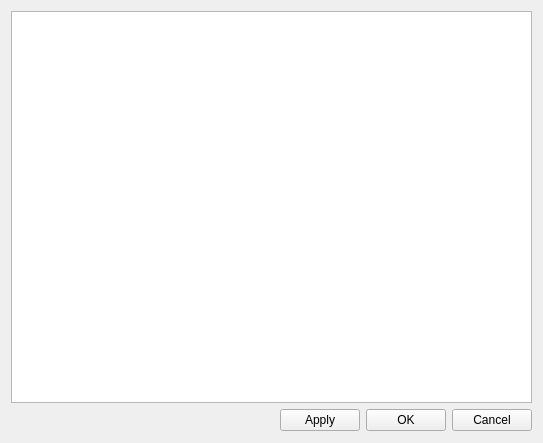
<?xml version="1.0" encoding="UTF-8"?>
<ui version="4.0">
 <class>BasePropertiesWidget</class>
 <widget class="QWidget" name="BasePropertiesWidget">
  <property name="geometry">
   <rect>
    <x>0</x>
    <y>0</y>
    <width>543</width>
    <height>443</height>
   </rect>
  </property>
  <property name="windowTitle">
   <string>Properties</string>
  </property>
  <layout class="QVBoxLayout" name="verticalLayout">
   <item>
    <widget class="QTableWidget" name="tableWidget"/>
   </item>
   <item>
    <layout class="QHBoxLayout" name="horizontalLayout">
     <item>
      <spacer name="horizontalSpacer">
       <property name="orientation">
        <enum>Qt::Horizontal</enum>
       </property>
       <property name="sizeHint" stdset="0">
        <size>
         <width>428</width>
         <height>23</height>
        </size>
       </property>
      </spacer>
     </item>
     <item>
      <widget class="QPushButton" name="btnApply">
       <property name="text">
        <string>Apply</string>
       </property>
      </widget>
     </item>
     <item>
      <widget class="QPushButton" name="btnOK">
       <property name="text">
        <string>OK</string>
       </property>
      </widget>
     </item>
     <item>
      <widget class="QPushButton" name="btnCancel">
       <property name="sizePolicy">
        <sizepolicy hsizetype="Minimum" vsizetype="Fixed">
         <horstretch>0</horstretch>
         <verstretch>0</verstretch>
        </sizepolicy>
       </property>
       <property name="text">
        <string>Cancel</string>
       </property>
      </widget>
     </item>
    </layout>
   </item>
  </layout>
 </widget>
 <resources/>
 <connections>
  <connection>
   <sender>btnCancel</sender>
   <signal>clicked()</signal>
   <receiver>BasePropertiesWidget</receiver>
   <slot>close()</slot>
   <hints>
    <hint type="sourcelabel">
     <x>494</x>
     <y>419</y>
    </hint>
    <hint type="destinationlabel">
     <x>539</x>
     <y>371</y>
    </hint>
   </hints>
  </connection>
 </connections>
</ui>
